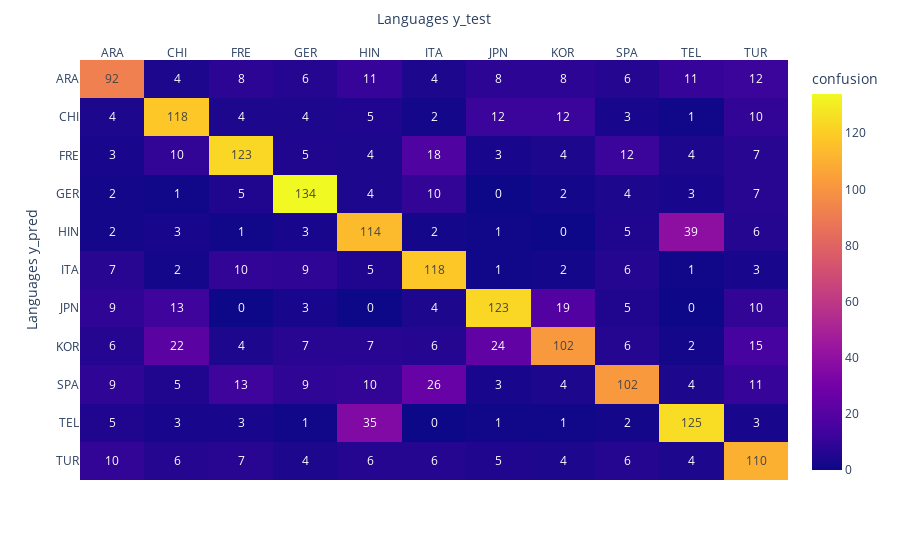

Here is the notebook cell this chart was saved with:
### Code cell
print("Score logistic regression with TF-IDF after cleaning frequent stop words :", logisticRegr.score(tf_X_test, test_category))
evaluation(test_category, logisticRegr_predict)

### Figure 1 — Plotly figure (JSON) as saved in the notebook; plotly's stock layout.template omitted (floating-point values rounded to 4 significant figures)
{"data": [{"coloraxis": "coloraxis", "hovertemplate": "Languages y_test: %{x}<br>Languages y_pred: %{y}<br>confusion: %{z}<extra></extra>", "name": "0", "texttemplate": "%{z}", "type": "heatmap", "x": ["ARA", "CHI", "FRE", "GER", "HIN", "ITA", "JPN", "KOR", "SPA", "TEL", "TUR"], "xaxis": "x", "y": ["ARA", "CHI", "FRE", "GER", "HIN", "ITA", "JPN", "KOR", "SPA", "TEL", "TUR"], "yaxis": "y", "z": [[92, 4, 8, 6, 11, 4, 8, 8, 6, 11, 12], [4, 118, 4, 4, 5, 2, 12, 12, 3, 1, 10], [3, 10, 123, 5, 4, 18, 3, 4, 12, 4, 7], [2, 1, 5, 134, 4, 10, 0, 2, 4, 3, 7], [2, 3, 1, 3, 114, 2, 1, 0, 5, 39, 6], [7, 2, 10, 9, 5, 118, 1, 2, 6, 1, 3], [9, 13, 0, 3, 0, 4, 123, 19, 5, 0, 10], [6, 22, 4, 7, 7, 6, 24, 102, 6, 2, 15], [9, 5, 13, 9, 10, 26, 3, 4, 102, 4, 11], [5, 3, 3, 1, 35, 0, 1, 1, 2, 125, 3], [10, 6, 7, 4, 6, 6, 5, 4, 6, 4, 110]]}], "layout": {"coloraxis": {"colorbar": {"title": {"text": "confusion"}}, "colorscale": [[0, "#0d0887"], [0.1111, "#46039f"], [0.2222, "#7201a8"], [0.3333, "#9c179e"], [0.4444, "#bd3786"], [0.5556, "#d8576b"], [0.6667, "#ed7953"], [0.7778, "#fb9f3a"], [0.8889, "#fdca26"], [1, "#f0f921"]]}, "margin": {"t": 60}, "xaxis": {"anchor": "y", "domain": [0, 1], "side": "top", "title": {"text": "Languages y_test"}}, "yaxis": {"anchor": "x", "autorange": "reversed", "domain": [0, 1], "title": {"text": "Languages y_pred"}}}}
